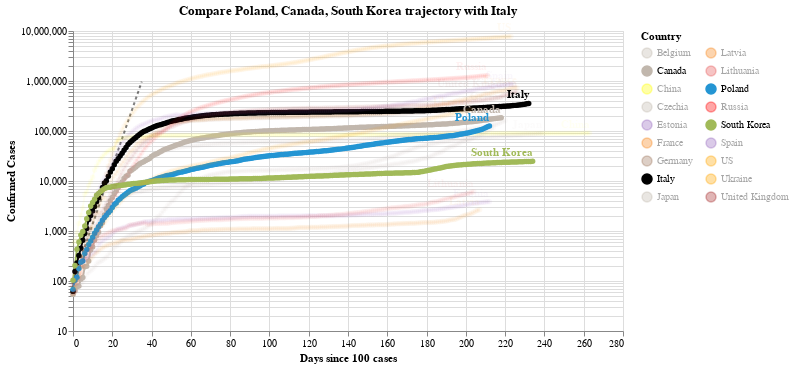

The cell this chart's notebook holds for it:
### Code cell
#hide_input
chart3 = make_since_chart(dff2, ['Poland', 'Canada', 'South Korea'], baseline_countries)
chart3

### Figure 1 — Vega-Lite specification as saved in the notebook (floating-point values rounded to 4 significant figures; data arrays with more than 128 entries replaced by an {"elided": "..."} marker saying what was removed)
{"config": {"view": {"continuousWidth": 400, "continuousHeight": 300}}, "layer": [{"data": {"name": "data-628230001892d6798b50651be41d1b3e"}, "mark": {"type": "line", "color": "black", "opacity": 0.5, "strokeDash": [3, 3]}, "encoding": {"x": {"type": "quantitative", "field": "Days since 100 cases"}, "y": {"type": "quantitative", "field": "Confirmed Cases"}}}, {"data": {"name": "data-df327c34a92b376e82c7ad614258568a"}, "mark": {"type": "line", "point": true}, "encoding": {"color": {"type": "nominal", "field": "Country", "legend": {"columns": 2}, "scale": {"domain": ["Belgium", "Canada", "China", "Czechia", "Estonia", "France", "Germany", "Italy", "Japan", "Latvia", "Lithuania", "Poland", "Russia", "South Korea", "Spain", "US", "Ukraine", "United Kingdom"], "range": ["#C1B7AD", "#C1B7AD", "yellow", "#C1B7AD", "#9467bd", "#F58518", "#9D755D", "black", "#C1B7AD", "#F58518", "#E45756", "#2495D3", "red", "#A1BA59", "#9467bd", "orange", "orange", "brown"]}}, "opacity": {"condition": {"value": 1, "selection": "selector001"}, "value": 0.05}, "tooltip": [{"type": "nominal", "field": "Country"}, {"type": "temporal", "field": "Date"}, {"type": "quantitative", "field": "Confirmed Cases"}, {"type": "quantitative", "field": "Days since 100 cases"}], "x": {"type": "quantitative", "field": "Days since 100 cases"}, "y": {"type": "quantitative", "field": "Confirmed Cases", "scale": {"type": "log"}}}, "selection": {"selector001": {"type": "multi", "fields": ["Country"], "bind": "legend", "init": [{"Country": "Poland"}, {"Country": "Canada"}, {"Country": "South Korea"}, {"Country": "Italy"}]}}, "width": 550}, {"data": {"name": "data-df327c34a92b376e82c7ad614258568a"}, "mark": {"type": "text", "align": "right", "dy": -8, "fontWeight": "bold"}, "encoding": {"color": {"type": "nominal", "field": "Country", "legend": {"columns": 2}, "scale": {"domain": ["Belgium", "Canada", "China", "Czechia", "Estonia", "France", "Germany", "Italy", "Japan", "Latvia", "Lithuania", "Poland", "Russia", "South Korea", "Spain", "US", "Ukraine", "United Kingdom"], "range": ["#C1B7AD", "#C1B7AD", "yellow", "#C1B7AD", "#9467bd", "#F58518", "#9D755D", "black", "#C1B7AD", "#F58518", "#E45756", "#2495D3", "red", "#A1BA59", "#9467bd", "orange", "orange", "brown"]}}, "opacity": {"condition": {"value": 1, "selection": "selector001"}, "value": 0.05}, "text": {"type": "nominal", "field": "Country"}, "tooltip": [{"type": "nominal", "field": "Country"}, {"type": "temporal", "field": "Date"}, {"type": "quantitative", "field": "Confirmed Cases"}, {"type": "quantitative", "field": "Days since 100 cases"}], "x": {"type": "quantitative", "field": "Days since 100 cases"}, "y": {"type": "quantitative", "field": "Confirmed Cases", "scale": {"type": "log"}}}, "transform": [{"filter": "(datum['Date'] >= 1602374400000)"}], "width": 550}], "title": "Compare Poland, Canada, South Korea trajectory with Italy", "$schema": "https://vega.github.io/schema/vega-lite/v4.0.2.json", "datasets": {"data-628230001892d6798b50651be41d1b3e": [{"Days since 100 cases": 0, "Confirmed Cases": 100.0}, {"Days since 100 cases": 1, "Confirmed Cases": 130.0}, {"Days since 100 cases": 2, "Confirmed Cases": 169.0}, {"Days since 100 cases": 3, "Confirmed Cases": 219.7}, {"Days since 100 cases": 4, "Confirmed Cases": 285.6}, {"Days since 100 cases": 5, "Confirmed Cases": 371.3}, {"Days since 100 cases": 6, "Confirmed Cases": 482.7}, {"Days since 100 cases": 7, "Confirmed Cases": 627.5}, {"Days since 100 cases": 8, "Confirmed Cases": 815.7}, {"Days since 100 cases": 9, "Confirmed Cases": 1060.0}, {"Days since 100 cases": 10, "Confirmed Cases": 1379.0}, {"Days since 100 cases": 11, "Confirmed Cases": 1792.0}, {"Days since 100 cases": 12, "Confirmed Cases": 2330.0}, {"Days since 100 cases": 13, "Confirmed Cases": 3029.0}, {"Days since 100 cases": 14, "Confirmed Cases": 3937.0}, {"Days since 100 cases": 15, "Confirmed Cases": 5119.0}, {"Days since 100 cases": 16, "Confirmed Cases": 6654.0}, {"Days since 100 cases": 17, "Confirmed Cases": 8650.0}, {"Days since 100 cases": 18, "Confirmed Cases": 11250.0}, {"Days since 100 cases": 19, "Confirmed Cases": 14620.0}, {"Days since 100 cases": 20, "Confirmed Cases": 19000.0}, {"Days since 100 cases": 21, "Confirmed Cases": 24710.0}, {"Days since 100 cases": 22, "Confirmed Cases": 32120.0}, {"Days since 100 cases": 23, "Confirmed Cases": 41750.0}, {"Days since 100 cases": 24, "Confirmed Cases": 54280.0}, {"Days since 100 cases": 25, "Confirmed Cases": 70560.0}, {"Days since 100 cases": 26, "Confirmed Cases": 91730.0}, {"Days since 100 cases": 27, "Confirmed Cases": 119300.0}, {"Days since 100 cases": 28, "Confirmed Cases": 155000.0}, {"Days since 100 cases": 29, "Confirmed Cases": 201500.0}, {"Days since 100 cases": 30, "Confirmed Cases": 262000.0}, {"Days since 100 cases": 31, "Confirmed Cases": 340600.0}, {"Days since 100 cases": 32, "Confirmed Cases": 442800.0}, {"Days since 100 cases": 33, "Confirmed Cases": 575600.0}, {"Days since 100 cases": 34, "Confirmed Cases": 748300.0}, {"Days since 100 cases": 35, "Confirmed Cases": 972800.0}], "data-df327c34a92b376e82c7ad614258568a": {"elided": "4011 records"}}}
